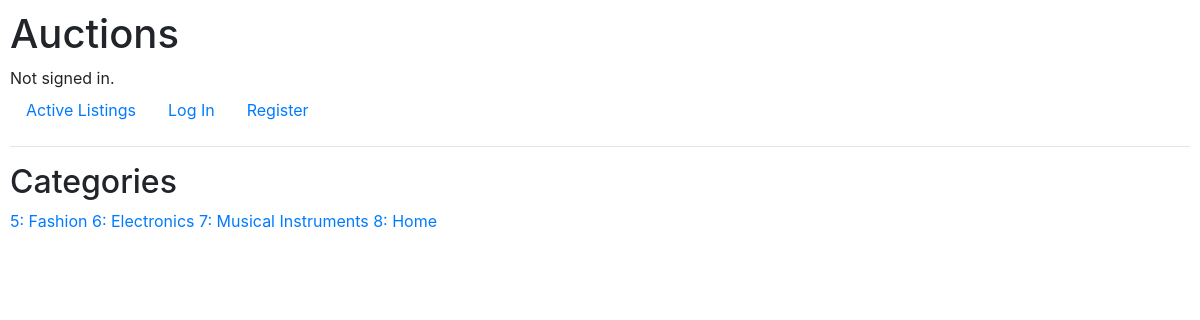
The page /categories on the database its author committed.
### auctions/models.py (models this page shows)
class Categories(models.Model):
    name = models.CharField(max_length=32)
    def __str__(self):
        return f"{self.id}: {self.name}"

### auctions/views.py (the view)
# urls.py: path("categories", views.display_categories, name="categories"),
def display_categories(request):
    return render(request, "auctions/categories.html", {
        "categories": Categories.objects.all()
    })

### auctions/templates/auctions/categories.html
{% extends "auctions/layout.html" %}
{% block body %}
    <h2>Categories</h2>
    {% for category in categories %}
        <a href="{% url 'viewcategory' category.name %}">{{category}}</a>
    {% endfor %}
{% endblock %}

### auctions/static/auctions/styles.css (style rules this page uses)
body { padding: 10px; }

### rows shown on the page
Categories: id+name "5: Fashion"
Categories: id+name "6: Electronics"
Categories: id+name "7: Musical Instruments"
Categories: id+name "8: Home"
